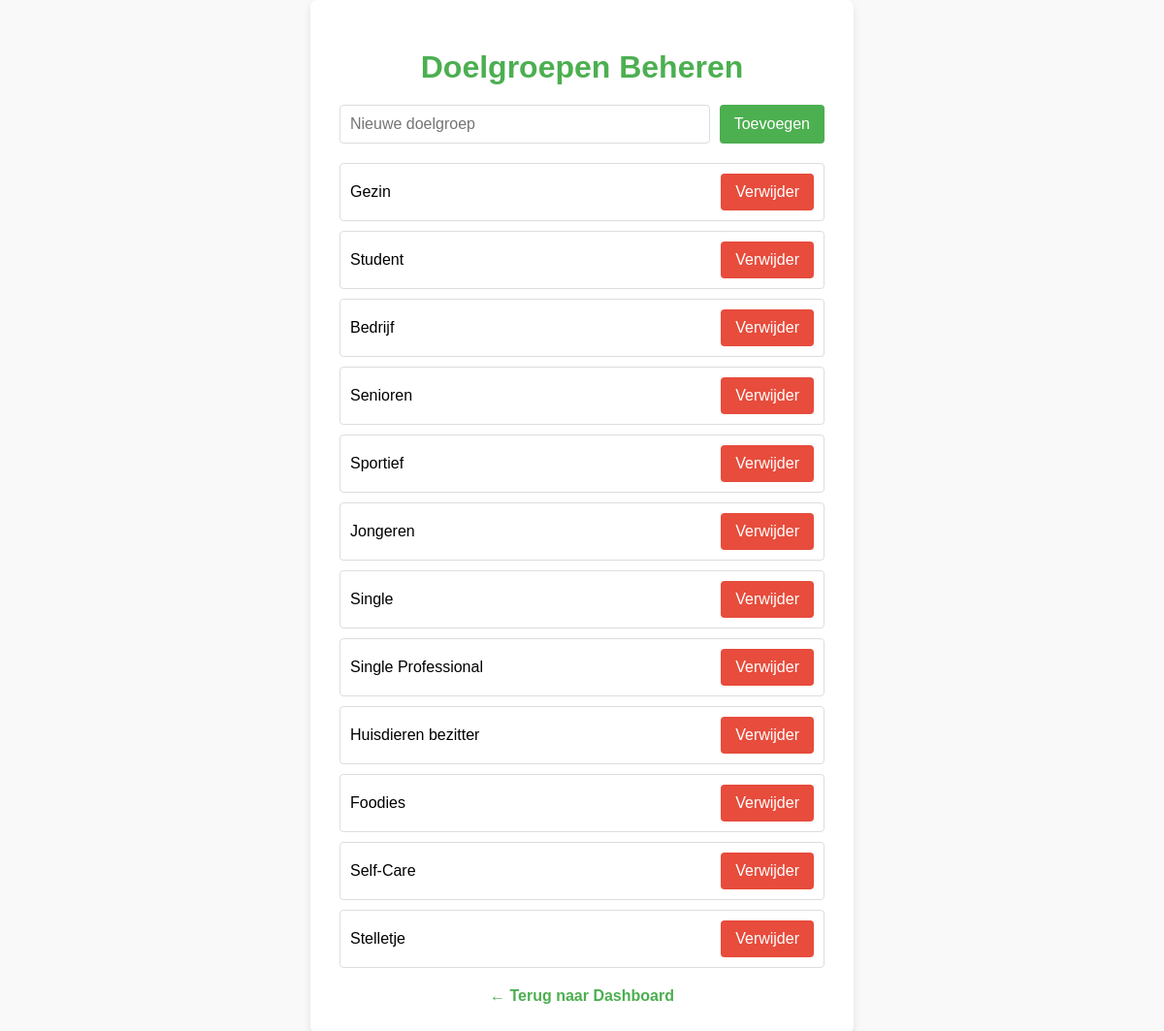
The app's page /doelgroepen (signed in) with its own data.
### app.py (models this page shows)
class Doelgroep(db.Model):
    id = db.Column(db.Integer, primary_key=True)
    naam = db.Column(db.String(100), nullable=False, unique=True)
    abonnementen = db.relationship('Abonnement', secondary='abonnement_doelgroep', back_populates='doelgroepen')

### app.py (the view, shortened to what this page needs)
@app.route('/doelgroepen', methods=['GET', 'POST'])
@login_required
def manage_doelgroepen():
    if not current_user.is_admin:
        return redirect(url_for('index'))
    doelgroepen = Doelgroep.query.all()
    return render_template('manage_doelgroepen.html', doelgroepen=doelgroepen)

### app.py (called while the page is built)
@login_manager.user_loader
def load_user(user_id):
    return User.query.get(int(user_id))

@app.before_request
def enforce_trailing_slash():
    if request.path.startswith("/blog") and not request.path.endswith("/"):
        return redirect(request.path + "/", code=301)

### templates/manage_doelgroepen.html (shortened to what this page needs)
<!DOCTYPE html>
<html lang="en">
<head>
    <link rel="stylesheet" href="{{ url_for('static', filename='css/main.css') }}">
</head>
<body>
    <div class="container">
        <h1>Doelgroepen Beheren</h1>
        <form method="POST">
            <input type="text" name="naam" placeholder="Nieuwe doelgroep" required>
            <button type="submit">Toevoegen</button>
        </form>
        <ul>
            {% for doelgroep in doelgroepen %}
            <li>
                {{ doelgroep.naam }}
                <form method="POST" action="{{ url_for('delete_doelgroep', id=doelgroep.id) }}" style="margin: 0;">
                    <button type="submit">Verwijder</button>
                </form>
            </li>
            {% endfor %}
        </ul>
        <a href="{{ url_for('index') }}" class="back-link">&larr; Terug naar Dashboard</a>
    </div>
</body>
</html>

### static/css/base/typography.css (style rules this page uses)
body { font-family: 'Roboto', sans-serif; }

### static/css/layout/header.css (style rules this page uses)
.back-link { color:var(--primary);font-weight:bold;text-decoration:none }

### static/css/components/abonnement-card.css (style rules this page uses)
body { background: #f3e6cc; }

### templates/manage_doelgroepen.html (style rules this page uses)
body { font-family: Arial, sans-serif; background-color: #f9f9f9; margin: 0; padding: 0; display: flex; justify-content: center; align-items: center; min-height: 100vh; }
.container { background: #fff; border-radius: 8px; box-shadow: 0 4px 8px rgba(0, 0, 0, 0.1); padding: 30px; width: 100%; max-width: 500px; }
h1 { color: #4CAF50; margin-bottom: 20px; text-align: center; }
form { display: flex; justify-content: space-between; gap: 10px; margin-bottom: 20px; }
input[type="text"] { flex: 1; padding: 10px; border: 1px solid #ddd; border-radius: 4px; font-size: 1rem; }
button { background-color: #4CAF50; color: white; border: none; padding: 10px 15px; border-radius: 4px; font-size: 1rem; cursor: pointer; transition: background-color 0.3s ease; }
ul { list-style-type: none; padding: 0; margin: 0; }
li { display: flex; justify-content: space-between; align-items: center; padding: 10px; border: 1px solid #ddd; border-radius: 4px; margin-bottom: 10px; }
li form { margin: 0; }
li button { background-color: #e74c3c; }
.back-link { display: block; margin-top: 20px; text-align: center; color: #4CAF50; text-decoration: none; }

### records on screen
Doelgroep: naam "Gezin"
Doelgroep: naam "Student"
Doelgroep: naam "Bedrijf"
Doelgroep: naam "Senioren"
Doelgroep: naam "Sportief"
Doelgroep: naam "Jongeren"
Doelgroep: naam "Single"
Doelgroep: naam "Single Professional"
Doelgroep: naam "Huisdieren bezitter"
Doelgroep: naam "Foodies"
Doelgroep: naam "Self-Care"
Doelgroep: naam "Stelletje"
